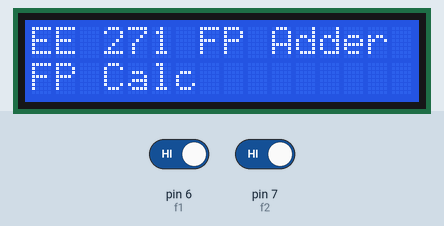
Recording of a sketch running on a simulated Arduino Uno, built with avr-gcc and run on an emulated ATmega328P. On the bench: 16×2 character LCD. Inputs (shaded band) come from the test bench; at power-on: pin 6 (f1) HIGH, pin 7 (f2) HIGH.

Above: at 1.2 s.
1.3 s: pin 6 (f1) driven LOW
At 3.1 s:
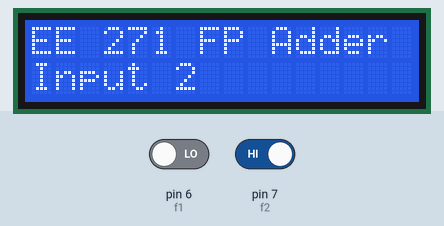
3.5 s: pin 7 (f2) driven LOW
At 5.1 s:
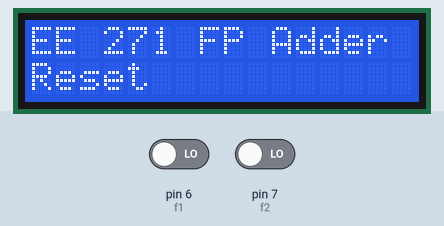
5.5 s: pin 6 (f1) driven HIGH
At 7.0 s:
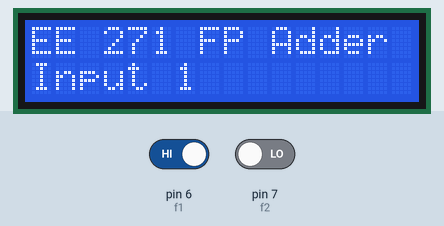
7.5 s: pin 7 (f2) driven HIGH
At 8.9 s:
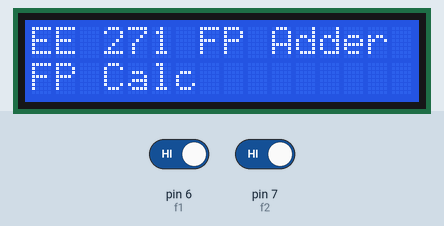
Timing chart, 0 to 10.5 s (numbered marks = the images above; inputs shaded):
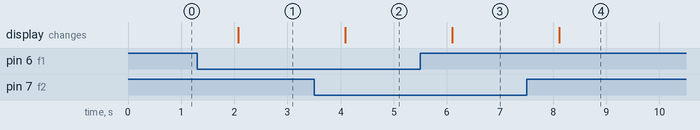

The sketch:

Arduino_LCD_Interface.ino
```cpp
#include <LiquidCrystal.h>

// initialize the library by associating any needed LCD interface pin
// with the arduino pin number it is connected to
const int rs = 12, en = 11, d4 = 5, d5 = 4, d6 = 3, d7 = 2;
const int f1=6,f2=7;
  int fpga1=0;
  int fpga2=0;
  int once=1;

LiquidCrystal lcd(12, 11, 5, 4, 3, 2);

void setup() {
  // set up the LCD's number of columns and rows:
  lcd.begin(16, 2);
  pinMode(f1, INPUT);
  pinMode(f2, INPUT);


  // Print a message to the LCD.

}

void loop() {
  // set the cursor to column 0, line 1
  // (note: line 1 is the second row, since counting begins with 0):
  fpga1 = digitalRead(f1);
  fpga2 = digitalRead(f2);

  if (fpga1==0 and fpga2==0){
      lcd.clear();
      lcd.setCursor(0, 0);
      lcd.print("EE 271 FP Adder");
      lcd.setCursor(0, 1);
      lcd.print("Reset");
      delay(1000);
    }


    if (fpga1==1 and fpga2==0){
      lcd.clear();
      lcd.setCursor(0, 0);
      lcd.print("EE 271 FP Adder");
      lcd.setCursor(0, 1);
      lcd.print("Input 1");
      delay(1000);
    }

    if (fpga1==0 and fpga2==1){
      lcd.clear();
      lcd.setCursor(0, 0);
      lcd.print("EE 271 FP Adder");
      lcd.setCursor(0, 1);
      lcd.print("Input 2");
      delay(1000);
    }

    if (fpga1==1 and fpga2==1){
      lcd.clear();
      lcd.setCursor(0, 0);
      lcd.print("EE 271 FP Adder");
      lcd.setCursor(0, 1);
      lcd.print("FP Calc");
      delay(1000);
    }

  // print the number of seconds since reset:

}
```

Measured:
- after the input at 1.3 s, the display: changes after 0.78 s (image 1)
- after the input at 3.5 s, the display: changes after 0.59 s (image 2)
- after the input at 5.5 s, the display: changes after 0.60 s (image 3)
- after the input at 7.5 s, the display: changes after 0.61 s (image 4)
